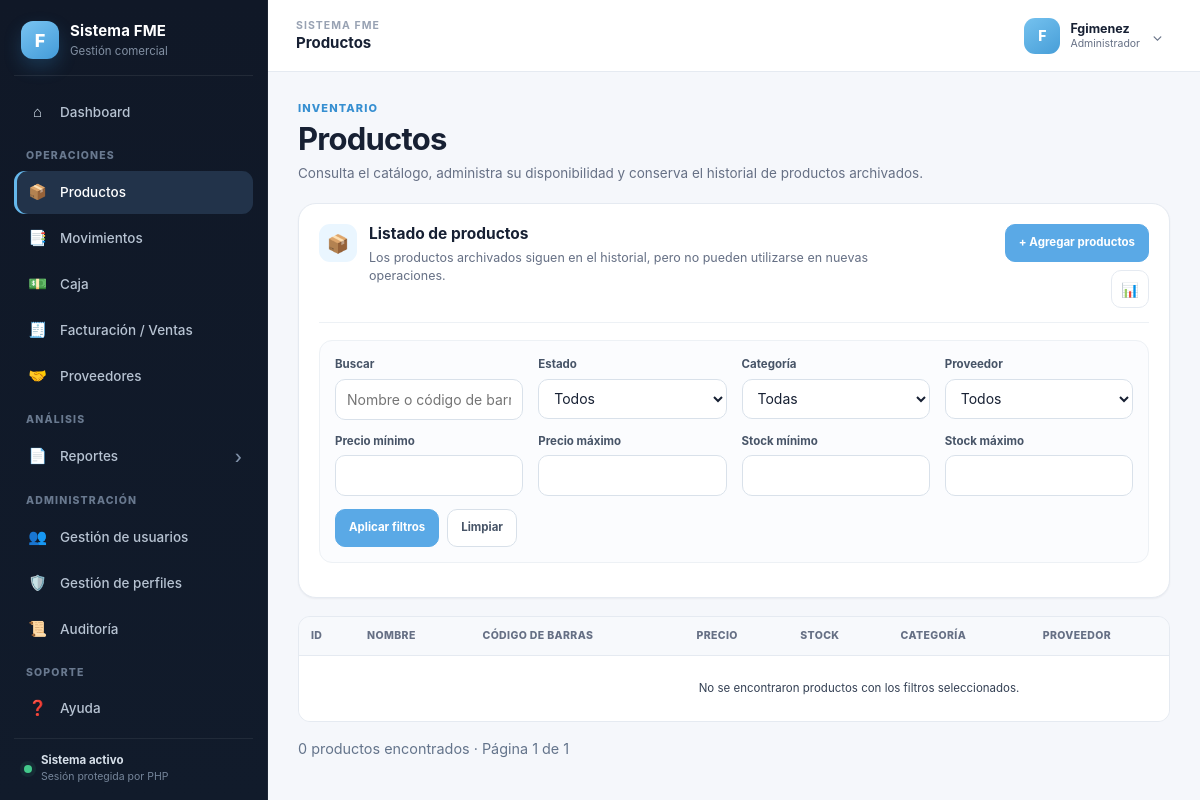
The app's page /index.php?mod=productos (signed in) with its own data.
### tables this page shows
CREATE TABLE IF NOT EXISTS Modulo (
    id_modulo INT AUTO_INCREMENT PRIMARY KEY,
    codigo_modulo VARCHAR(50) NOT NULL,
    nombre_modulo VARCHAR(80) NOT NULL,
    icono_modulo VARCHAR(10) NULL,
    url_modulo VARCHAR(150) NOT NULL,
    archivo_modulo VARCHAR(80) NULL,
    activo TINYINT(1) NOT NULL DEFAULT 1,
    CONSTRAINT uq_modulo_codigo UNIQUE (codigo_modulo)
);

### index.php (called while the page is built)
<?php
require __DIR__ . '/app/core/bootstrap.php';
require __DIR__ . '/app/views/layout.php';

### app/core/bootstrap.php (called while the page is built, shortened)
<?php
require_once __DIR__ . '/../config/db.php';
$usuario = (string) ($_SESSION['auth_user'] ?? 'Usuario');
$rolId   = (int) $_SESSION['auth_rol'];
$modActual = trim((string) ($_GET['mod'] ?? 'panel'));
$modulos = [];
$modulosPermitidosPorCodigo = [];
$modulosPermitidosConArchivo = [];
try {
    $stmt = $pdo->prepare(
        'SELECT m.id_modulo, m.codigo_modulo, m.nombre_modulo, m.icono_modulo,
                m.url_modulo, m.archivo_modulo
         FROM Rol_Modulo rm
         INNER JOIN Modulo m ON rm.id_modulo = m.id_modulo
         WHERE rm.id_rol = ?
           AND m.activo = 1
         ORDER BY m.id_modulo ASC'
    );
    $stmt->execute([$rolId]);
    foreach ($stmt->fetchAll(PDO::FETCH_ASSOC) as $modulo) {
        $codigo = (string) $modulo['codigo_modulo'];
        $item = [
            'id' => $codigo,
            'icon' => $modulo['icono_modulo'] ?: '📌',
            'titulo' => (string) $modulo['nombre_modulo'],
            'url' => $modulo['url_modulo'] ?: '#',
            'archivo' => $modulo['archivo_modulo'],
        ];
        $modulos[] = $item;
        $modulosPermitidosPorCodigo[$codigo] = $item;
        if (!empty($modulo['archivo_modulo'])) {
            $modulosPermitidosConArchivo[$codigo] = $item;
        }
    }
} catch (Throwable $e) {
    error_log('FME - Error al cargar permisos: ' . $e->getMessage());
    $modulos = [];
    $modulosPermitidosPorCodigo = [];
    $modulosPermitidosConArchivo = [];
}
$modulosSiemprePermitidos = [
    'panel' => [
        'id' => 'panel',
        'icon' => '🏠',
        'titulo' => 'Panel de control',
        'url' => 'index.php',
        'archivo' => 'panel.php',
    ],
    'config_usuario' => [
        'id' => 'config_usuario',
        'icon' => '👤',
        'titulo' => 'Configuración de usuario',
        'url' => 'index.php?mod=config_usuario',
        'archivo' => 'config_usuario.php',
    ],
    'ayuda' => [
        'id' => 'ayuda',
        'icon' => '❓',
        'titulo' => 'Ayuda',
        'url' => 'index.php?mod=ayuda',
        'archivo' => 'ayuda.php',
    ],
];
foreach ($modulosSiemprePermitidos as $codigo => $item) {
    if (!isset($modulosPermitidosPorCodigo[$codigo])) {
        $modulos[] = $item;
        $modulosPermitidosPorCodigo[$codigo] = $item;
        $modulosPermitidosConArchivo[$codigo] = $item;
    }
}
if (isset($modulosSiemprePermitidos[$modActual])) {
    $moduloActualInfo = $modulosPermitidosConArchivo[$modActual] ?? $modulosSiemprePermitidos[$modActual];
} else {
    $moduloActualInfo = $modulosPermitidosConArchivo[$modActual] ?? null;
}

### modulos/productos.php (the view, shortened to what this page needs)
<?php
$busqueda      = trim($_GET['busqueda'] ?? '');
$filtro_estado = $_GET['estado'] ?? '';
$precio_min    = $_GET['precio_min'] ?? '';
$precio_max    = $_GET['precio_max'] ?? '';
$stock_min     = $_GET['stock_min']  ?? '';
$stock_max     = $_GET['stock_max']  ?? '';
$porPagina = 15;
$paginaActual = max(1, (int)($_GET['pagina'] ?? 1));
$where = ' WHERE 1=1';
$params = [];
$countStmt = $pdo->prepare('SELECT COUNT(*) FROM Producto p' . $where);
$countStmt->execute($params);
$totalProductos = (int)$countStmt->fetchColumn();
$totalPaginas = max(1, (int)ceil($totalProductos / $porPagina));
$offset = ($paginaActual - 1) * $porPagina;
$query = "SELECT p.id_producto, p.nombre_producto, p.codigo_barras,
                 p.precio_producto, p.stock_producto, p.activo_producto,
                 c.nombre_categoria, pr.nombre_proveedor
          FROM Producto p
          LEFT JOIN Categoria c ON p.id_categoria = c.id_categoria
          LEFT JOIN Proveedor pr ON p.id_proveedor = pr.id_proveedor" . $where .
         ' ORDER BY p.activo_producto DESC, p.id_producto ASC LIMIT ' . $porPagina . ' OFFSET ' . $offset;
$stmt = $pdo->prepare($query);
$stmt->execute($params);
$productos = $stmt->fetchAll(PDO::FETCH_ASSOC);
?>
<section class="page-heading">
  <div>
    <p class="eyebrow">Inventario</p>
    <h1 class="title">Productos</h1>
    <p class="subtitle">Consulta el catálogo, administra su disponibilidad y conserva el historial de productos archivados.</p>
  </div>
</section>
<div class="profile-card">
  <div class="profile-card-header">
    <div class="profile-icon">📦</div>
    <div>
      <h2>Listado de productos</h2>
      <p>Los productos archivados siguen en el historial, pero no pueden utilizarse en nuevas operaciones.</p>
    </div>
    <div class="profile-actions">
      <a class="btn-add" href="index.php?mod=productos&action=add">+ Agregar productos</a>
      <a class="btn-icon" href="actions/export_productos.php" title="Exportar listado a CSV" aria-label="Exportar listado a CSV">📊</a>
    </div>
  </div>
  <div class="profile-section">
    <form method="get" action="index.php" class="filter-form">
      <div class="filter-grid">
        <div class="form-group">
          <label class="label">Buscar</label>
          <input class="input" type="text" name="busqueda" value="<?= htmlspecialchars($busqueda) ?>" placeholder="Nombre o código de barras">
        </div>
        <div class="form-group">
          <label class="label">Estado</label>
          <select class="input" name="estado">
            <option value="" <?= $filtro_estado === '' ? 'selected' : '' ?>>Todos</option>
          </select>
        </div>
        <div class="form-group">
          <label class="label">Categoría</label>
          <select class="input" name="categoria">
            <option value="">Todas</option>
          </select>
        </div>
        <div class="form-group">
          <label class="label">Proveedor</label>
          <select class="input" name="proveedor">
            <option value="">Todos</option>
          </select>
        </div>
        <div class="form-group"><label class="label">Precio mínimo</label><input class="input" type="number" step="0.01" name="precio_min" value="<?= htmlspecialchars($precio_min) ?>"></div>
        <div class="form-group"><label class="label">Precio máximo</label><input class="input" type="number" step="0.01" name="precio_max" value="<?= htmlspecialchars($precio_max) ?>"></div>
        <div class="form-group"><label class="label">Stock mínimo</label><input class="input" type="number" name="stock_min" value="<?= htmlspecialchars($stock_min) ?>"></div>
        <div class="form-group"><label class="label">Stock máximo</label><input class="input" type="number" name="stock_max" value="<?= htmlspecialchars($stock_max) ?>"></div>
      </div>
      <div class="profile-actions left-actions">
        <button class="btn" type="submit">Aplicar filtros</button>
        <a class="btn-secondary-link" href="index.php?mod=productos">Limpiar</a>
      </div>
    </form>
  </div>
</div>
<div class="table-responsive">
<table class="result-table products-table">
  <thead>
    <tr>
      <th>ID</th><th>Nombre</th><th>Código de barras</th><th>Precio</th><th>Stock</th><th>Categoría</th><th>Proveedor</th><th>Estado</th><th>Acciones</th>
    </tr>
  </thead>
  <tbody>
  <?php if (!$productos): ?>
    <tr><td colspan="9" class="empty-cell">No se encontraron productos con los filtros seleccionados.</td></tr>
  <?php endif; ?>
  </tbody>
</table>
</div>
<div class="pagination-bar">
  <div class="pagination-summary">
    <?= $totalProductos ?> producto<?= $totalProductos === 1 ? '' : 's' ?> encontrado<?= $totalProductos === 1 ? '' : 's' ?> · Página <?= $paginaActual ?> de <?= $totalPaginas ?>
  </div>
</div>

### app/views/layout.php (shortened to what this page needs)
<?php
$menuByCode = [];
foreach ($modulos as $menuItem) {
    $menuByCode[$menuItem['id']] = $menuItem;
}
$menuGroups = [
    'Operaciones' => ['productos', 'movimientos', 'caja', 'ventas', 'proveedores'],
    'Análisis' => ['reportes'],
    'Administración' => ['usuarios', 'perfiles', 'auditoria'],
    'Soporte' => ['ayuda'],
];
$pageTitle = (string) ($moduloActualInfo['titulo'] ?? 'Sistema FME');
?>
<!doctype html>
<html lang="es">
<head>
  <link rel="stylesheet" href="assets/css/dashboard.css"/>
</head>
<body>
<div class="app-shell">
  <aside class="sidebar" id="sidebar" aria-label="Navegación principal">
    <div class="sidebar-brand">
      <div class="brand-mark">F</div>
      <div class="brand-copy">
        <strong>Sistema FME</strong>
        <span>Gestión comercial</span>
      </div>
    </div>
    <nav class="menu">
      <a href="index.php" class="menu-item <?= $modActual === 'panel' ? 'active' : '' ?>">
        <span class="mi-icon">⌂</span>
        <span class="menu-label">Dashboard</span>
      </a>
      <?php foreach ($menuGroups as $groupName => $codes): ?>
        <?php
        $visibleItems = [];
        foreach ($codes as $code) {
            if (isset($menuByCode[$code]) && ($menuByCode[$code]['url'] ?? '#') !== '#') {
                $visibleItems[$code] = $menuByCode[$code];
            }
        }
        ?>
        <div class="menu-group">
          <div class="menu-group-title"><?= htmlspecialchars($groupName) ?></div>
          <?php foreach ($visibleItems as $code => $m): ?>
            <?php if ($code === 'reportes'): ?>
              <a href="index.php?mod=reportes&section=resumen"
                 class="menu-item menu-parent <?= $modActual === 'reportes' ? 'active' : '' ?>">
                <span class="mi-icon"><?= htmlspecialchars($m['icon'] ?: '📊') ?></span>
                <span class="menu-label"><?= htmlspecialchars($m['titulo']) ?></span>
                <span class="menu-caret">›</span>
              </a>
            <?php else: ?>
              <a href="<?= htmlspecialchars($m['url']) ?>"
                 class="menu-item <?= $modActual === $code ? 'active' : '' ?>">
                <span class="mi-icon"><?= htmlspecialchars($m['icon'] ?: '•') ?></span>
                <span class="menu-label"><?= htmlspecialchars($m['titulo']) ?></span>
              </a>
            <?php endif; ?>
          <?php endforeach; ?>
        </div>
      <?php endforeach; ?>
    </nav>
    <div class="sidebar-footer">
      <span class="sidebar-status-dot"></span>
      <div><strong>Sistema activo</strong><span>Sesión protegida por PHP</span></div>
    </div>
  </aside>
  <main class="main">
    <header class="topbar">
      <div class="topbar-left">
        <div class="topbar-context">
          <span class="topbar-kicker">Sistema FME</span>
          <strong><?= htmlspecialchars($pageTitle) ?></strong>
        </div>
      </div>
      <div class="user">
        <button class="user-btn" id="userBtn" type="button" aria-expanded="false" aria-controls="userMenu">
          <span class="avatar" aria-hidden="true"><?= htmlspecialchars(strtoupper(substr($usuario, 0, 1))) ?></span>
          <span class="top-user-summary" aria-label="Usuario actual">
            <span class="top-user-name" data-session-username><?= htmlspecialchars($usuario) ?></span>
            <span class="top-user-role" data-session-role><?= htmlspecialchars($rolNombre) ?></span>
          </span>
          <span class="user-chevron">⌄</span>
        </button>
      </div>
    </header>
    <section class="content">
      <?php
      $archivoModulo = $moduloActualInfo['archivo'] ?? 'panel.php';
      $rutaModulo = __DIR__ . '/../../modulos/' . basename((string) $archivoModulo);
      if (is_file($rutaModulo)) {
          include $rutaModulo;
      } else {
          echo '<div class="empty-state"><h1 class="title">Módulo no disponible</h1><p class="subtitle">Este módulo está registrado, pero no tiene una pantalla asociada.</p></div>';
      }
      ?>
    </section>
  </main>
</div>
</body>
</html>

### records on screen
modulo: icono_modulo "📦", nombre_modulo "Productos"
modulo: icono_modulo "📑", nombre_modulo "Movimientos"
modulo: icono_modulo "💵", nombre_modulo "Caja"
modulo: icono_modulo "🧾", nombre_modulo "Facturación / Ventas"
modulo: icono_modulo "🤝", nombre_modulo "Proveedores"
modulo: icono_modulo "📄", nombre_modulo "Reportes"
modulo: icono_modulo "👥", nombre_modulo "Gestión de usuarios"
modulo: icono_modulo "🛡️", nombre_modulo "Gestión de perfiles"
modulo: icono_modulo "📜", nombre_modulo "Auditoría"

### other values on screen
$groupName "OPERACIONES"
$groupName "ANÁLISIS"
$groupName "ADMINISTRACIÓN"
$groupName "SOPORTE"
$m['icon'] ?: '•' "❓"
$m['titulo'] "Ayuda"
substr($usuario, 0, 1) "F"
$totalProductos "0"
$paginaActual "1"
$totalPaginas "1"
